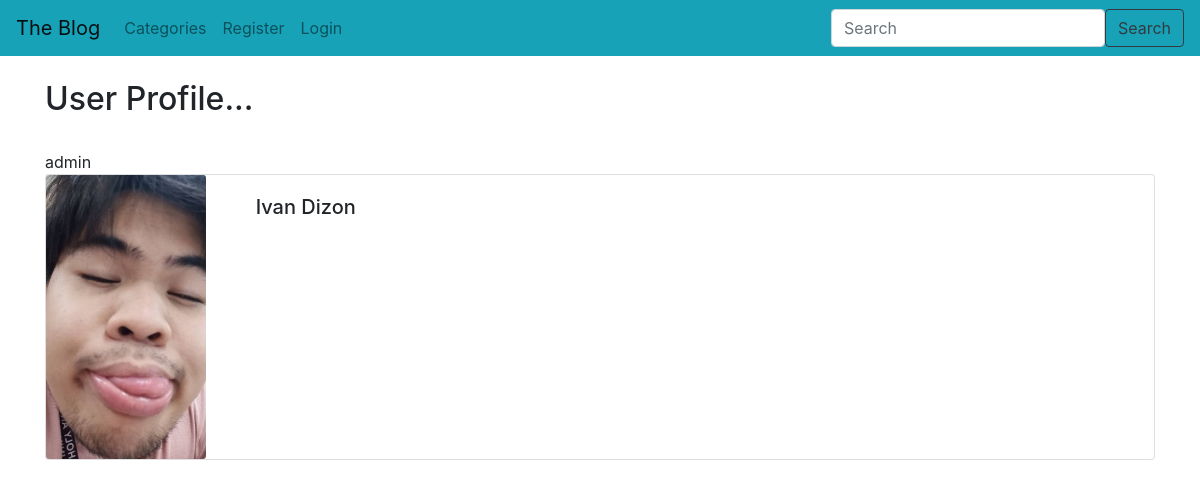
Screenshot of /members/2/profile/ with the database file from the repository.
### bloggerist/models.py (models this page shows, shortened)
class Profile(models.Model):
    user = models.OneToOneField(User, null=True, on_delete=models.CASCADE)
    bio = models.TextField()
    profile_pic = models.ImageField(null=True, blank=True, upload_to="images/profile/")
    def __str__(self):
        return str(self.user)

### members/views.py (the view)
# urls.py: path('<int:pk>/profile/', ShowProfilePageView.as_view(), name='show_profile_page'),
class ShowProfilePageView(DetailView):
    model = Profile
    template_name = 'registration/user_profile.html'
    def get_context_data(self, *args, **kwargs):
        context = super(ShowProfilePageView, self).get_context_data(*args, **kwargs)
        page_user = get_object_or_404(Profile, id=self.kwargs['pk'])
        context["page_user"] = page_user
        return context

### members/templates/registration/user_profile.html (shortened to what this page needs)
{% extends 'base.html' %}
{% load static %}
{% block content %}
<h2>User Profile...</h2>
<br/>
{{ page_user }}
    <div class="card mb-3" >
     <div class="row g-0">
         <div class="col-md-2">
            {% if page_user.profile_pic %}
                <img src="{{ page_user.profile_pic.url }}" class="card-img">
            {% else %}
                <img src="{% static 'bloggerist/images/default.png.jpg' %}" class="card-img">
            {% endif %}
        </div>
         <div class="col-md-10">
            <div class="card-body">
                <h5 class="card-title">
                 {{ page_user.user.first_name }} {{ page_user.user.last_name }} </h5>
      </div>
    </div>
  </div>
</div>
{% endblock %}

### rows the page displays
Profile: user.username "admin", profile_pic (picture), user.first_name "Ivan", user.last_name "Dizon"
